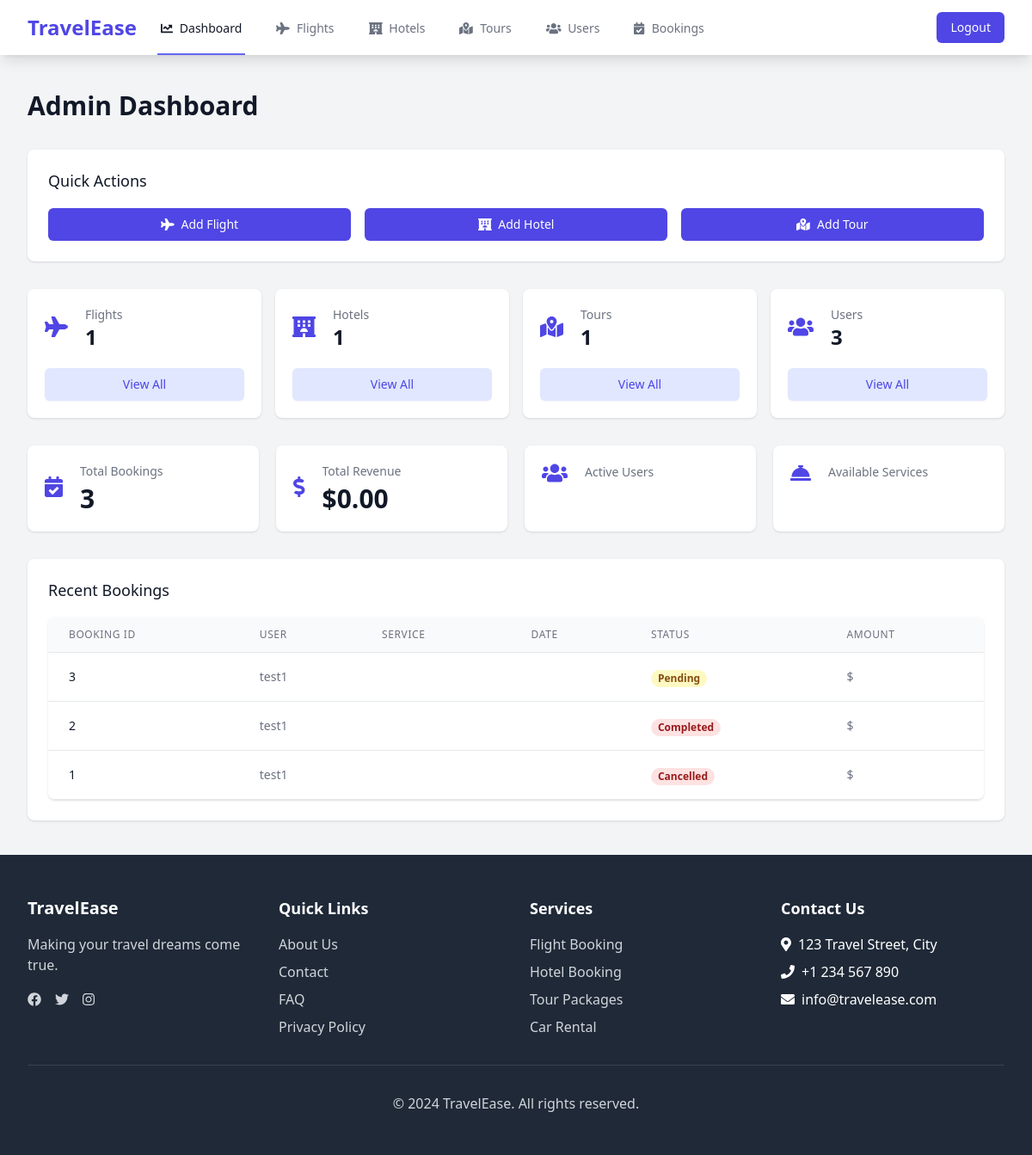
Before: /dashboard/ (signed in) with the older database file.
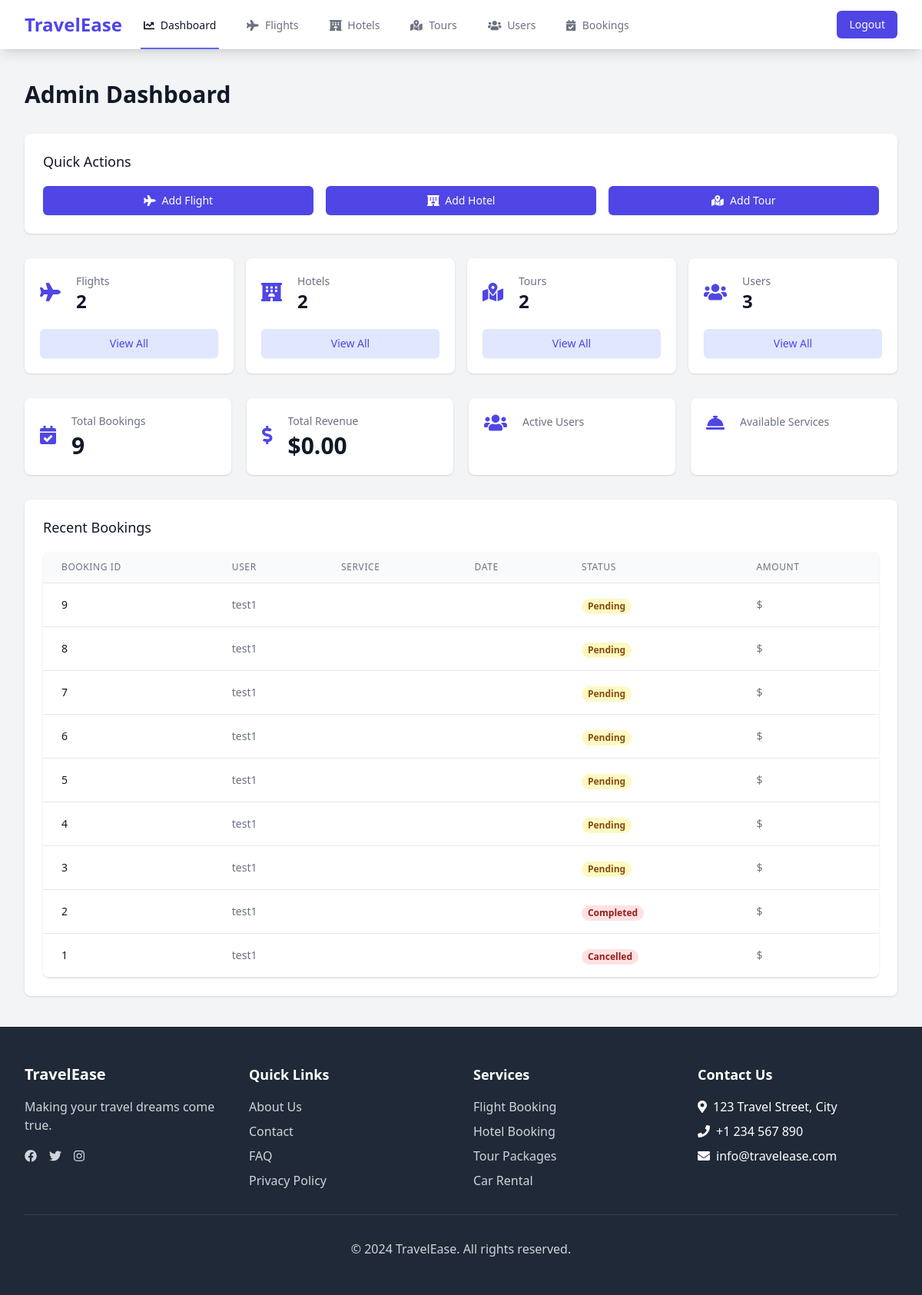
After: the same page with the newer database file.
### core/models.py (models this page shows, shortened)
class Booking(models.Model):
    PENDING = 'pending'
    CONFIRMED = 'confirmed'
    CANCELLED = 'cancelled'
    COMPLETED = 'completed'
    STATUS_CHOICES = [
        (PENDING, 'Pending'),
        (CONFIRMED, 'Confirmed'),
        (CANCELLED, 'Cancelled'),
        (COMPLETED, 'Completed'),
    ]
    UNPAID = 'unpaid'
    PAID = 'paid'
    REFUNDED = 'refunded'
    PAYMENT_STATUS_CHOICES = [
        (UNPAID, 'Unpaid'),
        (PAID, 'Paid'),
        (REFUNDED, 'Refunded'),
    ]
    FLIGHT = 'flight'
    HOTEL = 'hotel'
    TOUR = 'tour'
    BOOKING_TYPE_CHOICES = [
        (FLIGHT, 'Flight'),
        (HOTEL, 'Hotel'),
        (TOUR, 'Tour'),
    ]
    user = models.ForeignKey(User, on_delete=models.CASCADE)
    booking_type = models.CharField(max_length=10, choices=BOOKING_TYPE_CHOICES)
    flight = models.ForeignKey(Flight, on_delete=models.SET_NULL, null=True, blank=True)
    hotel = models.ForeignKey(Hotel, on_delete=models.SET_NULL, null=True, blank=True)
    tour = models.ForeignKey(Tour, on_delete=models.SET_NULL, null=True, blank=True)
    status = models.CharField(max_length=10, choices=STATUS_CHOICES, default=PENDING)
    payment_status = models.CharField(max_length=10, choices=PAYMENT_STATUS_CHOICES, default=UNPAID)
    total_amount = models.DecimalField(max_digits=10, decimal_places=2)
    booking_date = models.DateTimeField(auto_now_add=True)
    check_in_date = models.DateField(null=True, blank=True)
    check_out_date = models.DateField(null=True, blank=True)
    number_of_guests = models.IntegerField(default=1)
    special_requests = models.TextField(blank=True)
    payment_method = models.CharField(max_length=50, blank=True)
    transaction_id = models.CharField(max_length=100, blank=True)
    class Meta:
        ordering = ['-booking_date']

class User(AbstractUser):
    TRAVELER = 'traveler'
    ADMIN = 'admin'
    ROLE_CHOICES = [
        (TRAVELER, 'Traveler'),
        (ADMIN, 'Admin'),
    ]
    STATUS_CHOICES = [
        ('active', 'Active'),
        ('suspended', 'Suspended'),
        ('deactivated', 'Deactivated'),
    ]
    role = models.CharField(
        max_length=10,
        choices=ROLE_CHOICES,
        default=TRAVELER
    )
    status = models.CharField(
        max_length=15,
        choices=STATUS_CHOICES,
        default='active'
    )
    profile_picture = models.ImageField(upload_to='profile_pics/', null=True, blank=True)
    phone_number = models.CharField(max_length=15, null=True, blank=True)

### core/views.py (the view, shortened to what this page needs)
# urls.py: path('dashboard/', views.dashboard, name='dashboard'),
@login_required
def dashboard(request):
    if request.user.role == User.ADMIN:
        total_users = User.objects.count()
        total_bookings = Booking.objects.count()
        total_revenue = Booking.objects.filter(payment_status=Booking.PAID).aggregate(
            total=Sum('total_amount')
        )['total'] or 0
        active_listings = Flight.objects.count() + Hotel.objects.count() + Tour.objects.count()
        recent_bookings = Booking.objects.select_related('user', 'flight', 'hotel', 'tour')[:10]
        context = {
            'total_users': total_users,
            'total_bookings': total_bookings,
            'total_revenue': total_revenue,
            'active_listings': active_listings,
            'recent_bookings': recent_bookings,
        }
        return render(request, 'dashboard/admin_dashboard.html', context)

### templates/dashboard/admin_dashboard.html (shortened to what the changed rows need)
{% extends 'base.html' %}
{% load static %}
{% block content %}
<div class="min-h-screen bg-gray-100">
    <div class="py-10">
        <header>
            <div class="max-w-7xl mx-auto px-4 sm:px-6 lg:px-8">
                <h1 class="text-3xl font-bold leading-tight text-gray-900">Admin Dashboard</h1>
            </div>
        </header>
        <main>
            <div class="max-w-7xl mx-auto sm:px-6 lg:px-8">
                <div class="mt-8 grid grid-cols-1 gap-4 sm:grid-cols-2 lg:grid-cols-4">
                    <div class="bg-white overflow-hidden shadow rounded-lg">
                        <div class="p-5">
                            <div class="flex items-center">
                                <div class="ml-5 w-0 flex-1">
                                    <dl>
                                        <dd class="flex items-baseline">
                                            <div class="text-2xl font-semibold text-gray-900">{{ active_listings }}</div>
                                        </dd>
                                    </dl>
                                </div>
                            </div>
                        </div>
                    </div>
                    <div class="bg-white overflow-hidden shadow rounded-lg">
                        <div class="p-5">
                            <div class="flex items-center">
                                <div class="ml-5 w-0 flex-1">
                                    <dl>
                                        <dd class="flex items-baseline">
                                            <div class="text-2xl font-semibold text-gray-900">{{ active_listings }}</div>
                                        </dd>
                                    </dl>
                                </div>
                            </div>
                        </div>
                    </div>
                    <div class="bg-white overflow-hidden shadow rounded-lg">
                        <div class="p-5">
                            <div class="flex items-center">
                                <div class="ml-5 w-0 flex-1">
                                    <dl>
                                        <dd class="flex items-baseline">
                                            <div class="text-2xl font-semibold text-gray-900">{{ active_listings }}</div>
                                        </dd>
                                    </dl>
                                </div>
                            </div>
                        </div>
                    </div>
                </div>
                <div class="mt-8 grid grid-cols-1 gap-5 sm:grid-cols-2 lg:grid-cols-4">
                    <div class="bg-white overflow-hidden shadow rounded-lg">
                        <div class="p-5">
                            <div class="flex items-center">
                                <div class="ml-5 w-0 flex-1">
                                    <dl>
                                        <dt class="text-sm font-medium text-gray-500 truncate">Total Bookings</dt>
                                        <dd class="mt-1 text-3xl font-semibold text-gray-900">{{ total_bookings }}</dd>
                                    </dl>
                                </div>
                            </div>
                        </div>
                    </div>
                </div>
                <div class="mt-8">
                    <div class="bg-white shadow sm:rounded-lg">
                        <div class="px-4 py-5 sm:p-6">
                            <div class="mt-5">
                                {% if recent_bookings %}
                                <div class="flex flex-col">
                                    <div class="-my-2 overflow-x-auto sm:-mx-6 lg:-mx-8">
                                        <div class="py-2 align-middle inline-block min-w-full sm:px-6 lg:px-8">
                                            <div class="shadow overflow-hidden border-b border-gray-200 sm:rounded-lg">
                                                <table class="min-w-full divide-y divide-gray-200">
                                                    <thead class="bg-gray-50">
                                                        <tr>
                                                            <th scope="col" class="px-6 py-3 text-left text-xs font-medium text-gray-500 uppercase tracking-wider">Booking ID</th>
                                                            <th scope="col" class="px-6 py-3 text-left text-xs font-medium text-gray-500 uppercase tracking-wider">User</th>
                                                            <th scope="col" class="px-6 py-3 text-left text-xs font-medium text-gray-500 uppercase tracking-wider">Service</th>
                                                            <th scope="col" class="px-6 py-3 text-left text-xs font-medium text-gray-500 uppercase tracking-wider">Date</th>
                                                            <th scope="col" class="px-6 py-3 text-left text-xs font-medium text-gray-500 uppercase tracking-wider">Status</th>
                                                            <th scope="col" class="px-6 py-3 text-left text-xs font-medium text-gray-500 uppercase tracking-wider">Amount</th>
                                                        </tr>
                                                    </thead>
                                                    <tbody class="bg-white divide-y divide-gray-200">
                                                        {% for booking in recent_bookings %}
                                                        <tr>
                                                            <td class="px-6 py-4 whitespace-nowrap text-sm font-medium text-gray-900">{{ booking.id }}</td>
                                                            <td class="px-6 py-4 whitespace-nowrap text-sm text-gray-500">{{ booking.user.username }}</td>
                                                            <td class="px-6 py-4 whitespace-nowrap text-sm text-gray-500">{{ booking.service_type }}</td>
                                                            <td class="px-6 py-4 whitespace-nowrap text-sm text-gray-500">{{ booking.created_at|date:"M d, Y" }}</td>
                                                            <td class="px-6 py-4 whitespace-nowrap">
                                                                <span class="px-2 inline-flex text-xs leading-5 font-semibold rounded-full
                                                                    {% if booking.status == 'confirmed' %}bg-green-100 text-green-800
                                                                    {% elif booking.status == 'pending' %}bg-yellow-100 text-yellow-800
                                                                    {% else %}bg-red-100 text-red-800{% endif %}">
                                                                    {{ booking.status|title }}
                                                                </span>
                                                            </td>
                                                            <td class="px-6 py-4 whitespace-nowrap text-sm text-gray-500">${{ booking.amount|floatformat:2 }}</td>
                                                        </tr>
                                                        {% endfor %}
                                                    </tbody>
                                                </table>
                                            </div>
                                        </div>
                                    </div>
                                </div>
                                {% else %}
                                <p class="text-gray-500 text-sm">No recent bookings found.</p>
                                {% endif %}
                            </div>
                        </div>
                    </div>
                </div>
            </div>
        </main>
    </div>
</div>
{% endblock %}

Changed rows visible on the page:
added Booking: id "9", user.username "test1", status "Pending"
added Booking: id "8", user.username "test1", status "Pending"
added Booking: id "7", user.username "test1", status "Pending"
added Booking: id "6", user.username "test1", status "Pending"
added Booking: id "5", user.username "test1", status "Pending"
added Booking: id "4", user.username "test1", status "Pending"
Other visible differences:
{{ active_listings }}: "1" → "2"
{{ total_bookings }}: "3" → "9"
